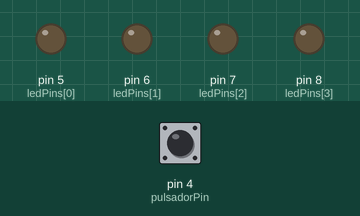
This sketch was run on a simulated Arduino Uno, built with avr-gcc and run on an emulated ATmega328P. On the bench: output pins drawn as LEDs (lit = HIGH). Dashed ring = blinking. The test bench sets the inputs (shaded band); at power-on: pin 4 (pulsadorPin) HIGH.

Above: at 1.2 s.
1.3 s: pin 4 (pulsadorPin) pulled LOW for 0.15 s
At 1.4 s:
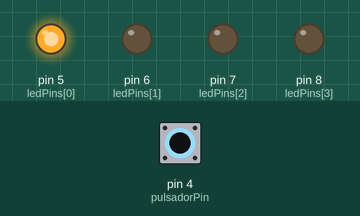
At 1.8 s:
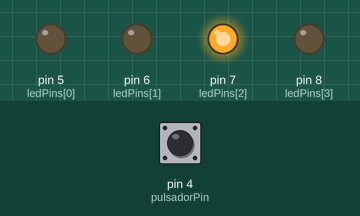
3.6 s: pin 4 (pulsadorPin) pulled LOW for 3.2 s
At 3.9 s:
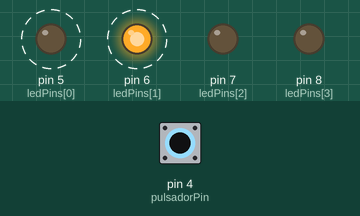
Timing chart, 0 to 8.3 s (numbered marks = the images above; inputs shaded):
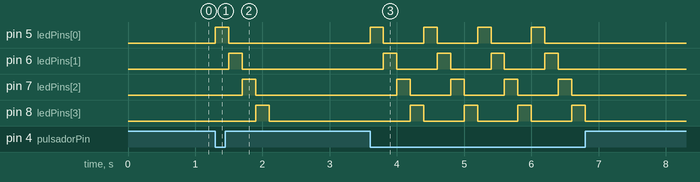

The sketch:

6to_ejercicio.ino
```cpp
const int pulsadorPin = 4;
const int ledPins[] = {5, 6, 7, 8};
const int numLeds = 4;
const int delayTime = 200; // 200 milisegundos

bool pulsadorPresionado = false;

void setup() {
  pinMode(pulsadorPin, INPUT_PULLUP);
  for (int i = 0; i < numLeds; i++) {
    pinMode(ledPins[i], OUTPUT);
  }
}

void loop() {
  pulsadorPresionado = digitalRead(pulsadorPin) == LOW;

  if (pulsadorPresionado) {
    secuenciaLEDs();
  }
}

void secuenciaLEDs() {
  for (int i = 0; i < numLeds; i++) {
    digitalWrite(ledPins[i], HIGH);
    delay(delayTime);
    digitalWrite(ledPins[i], LOW);
  }
}
```

Measured:
- after the input at 1.3 s, pin 5 (ledPins[0]): LOW → HIGH at once, → LOW 0.20 s later; pin 6 (ledPins[1]): LOW → HIGH after 0.20 s, → LOW 0.20 s later; pin 7 (ledPins[2]): LOW → HIGH after 0.40 s, → LOW 0.20 s later; pin 8 (ledPins[3]): LOW → HIGH after 0.60 s, → LOW 0.20 s later
- after the input at 3.6 s, pin 5 (ledPins[0]): alternates HIGH for 0.20 s and LOW for 0.60 s, 8 changes in all, then stays LOW, starting at once; pin 6 (ledPins[1]): alternates HIGH for 0.20 s and LOW for 0.60 s, 8 changes in all, then stays LOW, starting after 0.20 s
